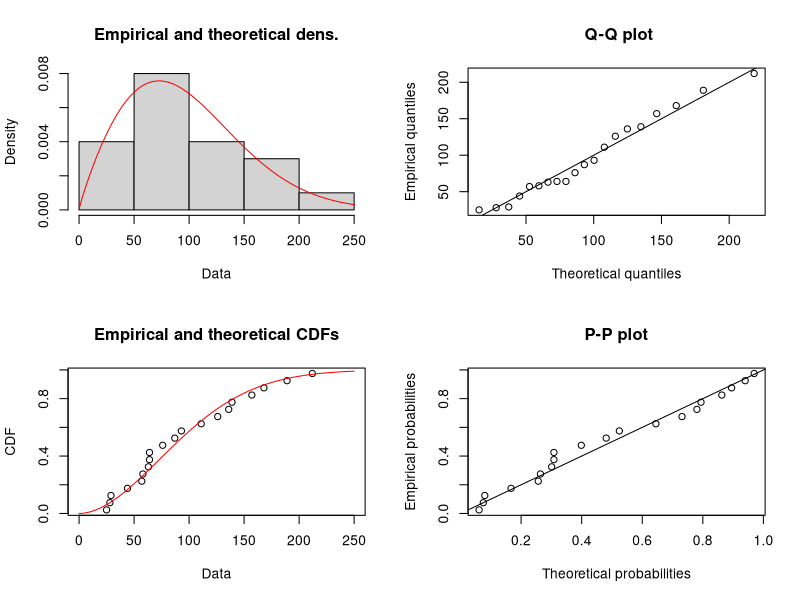

Reproduce this figure in R. (Note: this script raises an error after producing the figure.)
library(MASS)

data <- cbind(c(1:20), 
              c(25,28,29,44,57,58,63,64,64,
                76,87,93,111,126,136,139,157,168,189,212))

colnames(data) <- c('i','t_i')
data[,2]


library(fitdistrplus)

fit <- fitdist(data[,2], "weibull")
summary(fit)
plot(fit) 

beta = 1

f <- sum(log(beta) + beta * log(lambda) + (beta - 1) * log(t) - (lambda * t_i)^beta)




loglik <- function(params, t){
  lambda <- params[1]
  beta <- params[2]
  n <- length(t)
  
  n*log(beta) + n*beta*log(lambda) +
    (beta - 1)*sum(log(t)) -
    sum((lambda * t)^beta)
}


neg_loglik <- function(params) - loglik(params, data[,2])

result <- optim(
  par    = c(0.01, 1.5),        # initial guess: lambda, beta
  fn     = neg_loglik,
  method = "L-BFGS-B",          # allows box constraints
  lower  = c(1e-10, 1e-10)      # keep both params positive
)

y <- data[,2]

f <- function(params, y){
  
  lambda <- params[1]
  beta <- params[2]
  n <- length(y)
  
  n*log(beta) + n*beta*log(lambda) + (beta - 1)*sum(log(y)) - 
    sum((lambda * y)^beta)
  
}

f(params = c(2,3), y)

initialval <- c(1,1)
optim(initialval, f,
      y = y,
      control = list(fnscale = -1),
      method = "BFGS",
      hessian = TRUE)
